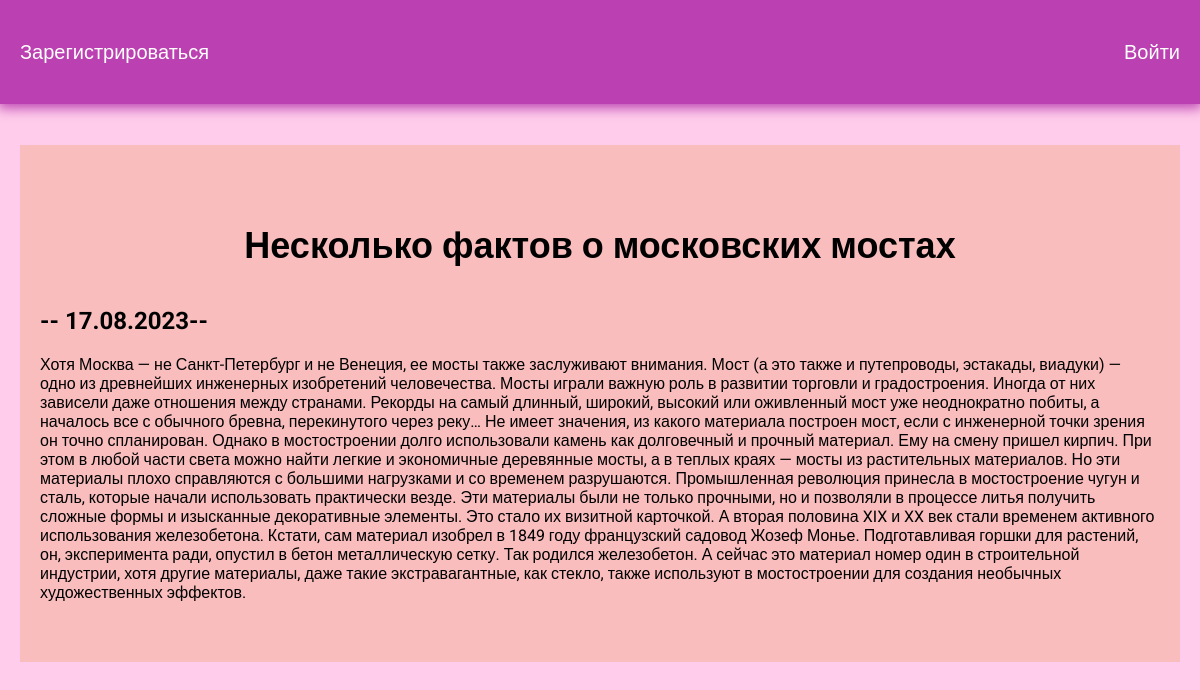
Page /story/3/ on the committed database.
### story/models.py (models this page shows, shortened)
class Story(models.Model):
    title = models.CharField(max_length=200)
    description = models.TextField()
    date = models.DateField()

### story/views.py (the view)
# urls.py: path('<int:story_id>/', views.detail, name='detail'),
def detail(request, story_id):
    story = get_object_or_404(Story, pk=story_id)
    return render(request, 'story/detail.html', {'story': story})

### story/templates/story/detail.html
{% extends 'story/base.html' %}
{% block content %}
<div class="detail">
    <h1>{{ story.title }}</h1>
    <h2>-- {{ story.date | date:'d.m.Y' }}--</h2>
    {{ story.description | safe }}
</div>
{% endblock %}

### story/static/css/style.css (style rules this page uses)
body { font-family: 'Roboto', sans-serif; padding: 0; margin: 0; background: #ffcdeb; }
.content h1 { text-align: center; margin: 60px 0 40px; font-size: 36px; }
.detail { background: #f9bdbd; padding: 20px 20px 60px; box-sizing: border-box; }

### rows in the picture
Story: title "Несколько фактов о московских мостах", date "17.08.2023", description "Хотя Москва — не Санкт-Петербург и не Венеция, ее мосты также заслуживают внимания. Мост (а это также и путепроводы, эстакады, виадуки) — одно из древнейших инженерных изобретений человечества. Мосты играли важную роль в развитии торговли и градостроения. Иногда от них зависели даже отношения между странами. Рекорды на самый длинный, широкий, высокий или оживленный мост уже неоднократно побиты, а началось все с обычного бревна, перекинутого через реку… Не имеет значения, из какого материала построен мост, если с инженерной точки зрения он точно спланирован. Однако в мостостроении долго использовали камень как долговечный и прочный материал. Ему на смену пришел кирпич. При этом в любой части…"
